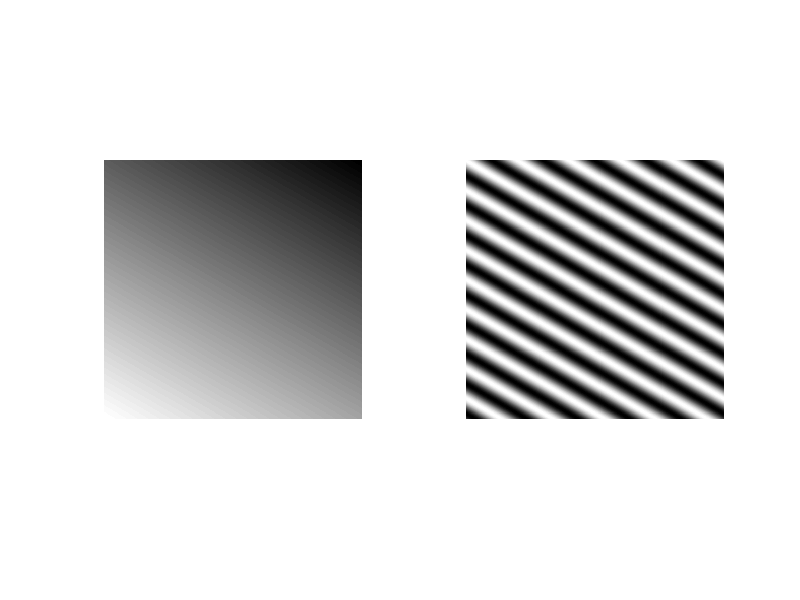

MATLAB code for this plot:
function gratingtex = fun_grating(siz, orientation, cycles, phase, contrast)
% make gray scale images of gratings with varying orientation, spatial
% frequency (cycles), phase (useful for making muliple iamges of drifting 
% gratings, contrast (inf contrast will make a square grating) and size (a
% vector of the width and height of the image).
% this function is adapted from AlphaRotateDemo.m in Psychtoolbox 3.0
% by Niki 2015/5/29.

if nargin<1; siz = [512, 512]; end
if nargin<2; orientation = 30; end % in range 0:180
if nargin<3; cycles = 10; end % number of cycles in the image.
if nargin<4; phase = 1/2*pi; end % in range 0:2*pi
if nargin<5; contrast = 1; end % for sine gratings: in range 0:1, for square gratings, set contrast to inf

white = [1,1,1]*255;
black = [1,1,1]*0;
gray  = mean([white;black]);

[x,y]=meshgrid((0: siz(1)-1)/(siz(1)-1), (0: siz(2)-1)/(siz(2)-1));
angle=-orientation*pi/180; 
f=cycles*2*pi; 

a=sin(angle)*f;
b=cos(angle)*f;

inc=mean(white-gray)*contrast;

% Build grating textures:
m=sin(a*x+b*y+phase);
gratingtex=(mean(gray)+inc*m);

if nargin<1
    subplot(1,2,1)
    imshow(a*x+b*y+phase, [min(min(a*x+b*y+phase)), max(max(a*x+b*y+phase))])
    subplot(1,2,2)
    imshow(gratingtex, [0, 255])
end

